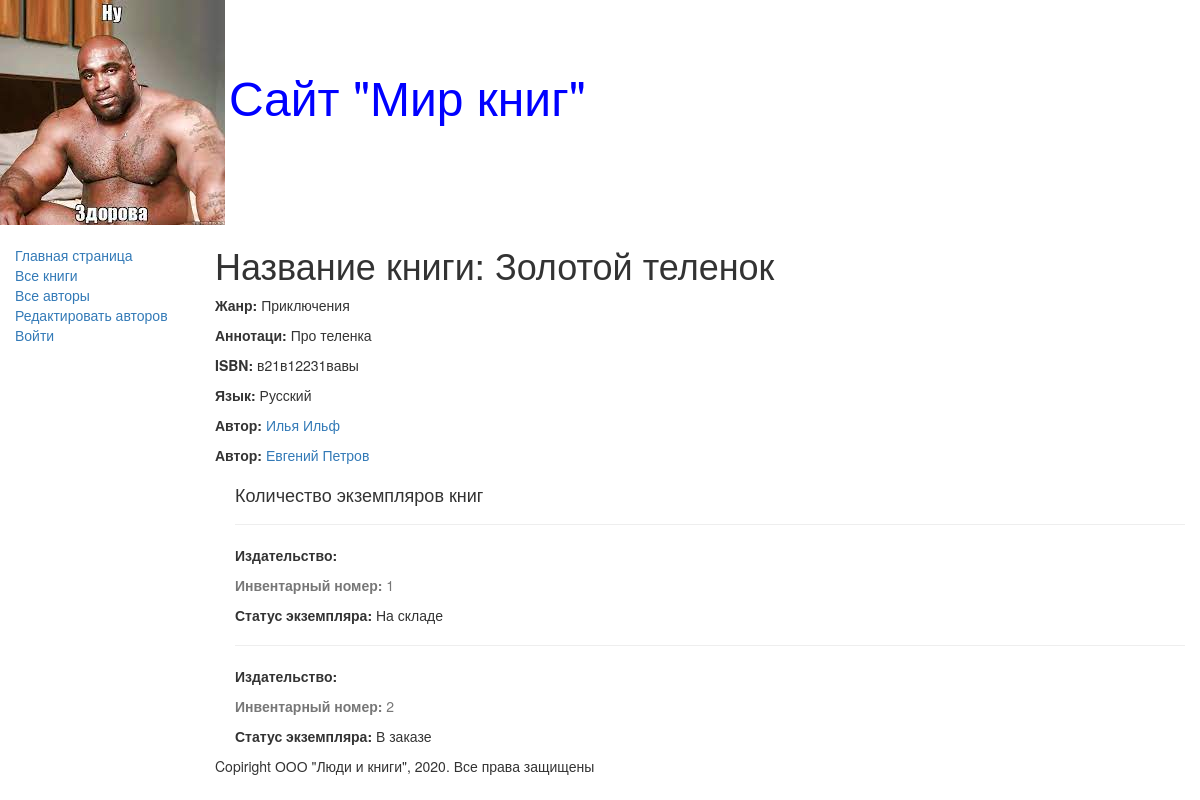
Screenshot of /books/1 with the database file from the repository.
### catalog/models.py (models this page shows, shortened)
class Book(models.Model):
    title = models.CharField(max_length=200,
                                  help_text="Введите название книги",
                                  verbose_name="Название книги")
    genre = models.ForeignKey('Genre', on_delete=models.CASCADE,
                              help_text="Выберите жанр книги",
                              verbose_name="Жанр книги", null=True)
    language = models.ForeignKey('Language', on_delete=models.CASCADE,
                                 help_text="Выберите язык книги",
                                 verbose_name="Язык книги", null=True)
    author = models.ManyToManyField('Author', help_text="Выберите автора книги",
                                    verbose_name="Автор книги")
    summary = models.TextField(max_length=1000,
                                  help_text="Введите краткое описание книги",
                                  verbose_name="Аннотация книги")
    isbn = models.CharField(max_length=13,
                                  help_text="Должно содержать 13 символов",
                                  verbose_name="ISBN книги")
    def display_author(self):
        return ', '.join([author.last_name for author in self.author.all()])
    display_author.short_description = 'Авторы'

class Genre(models.Model):
    name = models.CharField(max_length=200,
                            help_text="Введите жанр книги",
                            verbose_name="Жанр книги")
    def __str__(self):
        return self.name

class Language(models.Model):
    name = models.CharField(max_length=20,
                            help_text="Введите название книги",
                            verbose_name="Язык книги")
    def __str__(self):
        return self.name

class Author(models.Model):
    first_name = models.CharField(max_length=100,
                                  help_text="Введите имя автора",
                                  verbose_name="Имя автора")
    last_name = models.CharField(max_length=100,
                                 help_text="Введите фамилию автора",
                                 verbose_name="Фамилия автора")
    date_of_birth = models.DateField(help_text="Введите дату рождения",
                                     verbose_name="Дата рождения",
                                     null=True, blank=True)
    date_of_death = models.DateField(help_text="Введите дату смерти",
                                     verbose_name="Дата смерти",
                                     null=True, blank=True)

class BookInstance(models.Model):
    book = models.ForeignKey('Book', on_delete=models.CASCADE, null=True)
    inv_num = models.CharField(max_length=20, null=True,
                               help_text="Введите инвентарный номер экземпляра",
                               verbose_name="Инвентарный номер")
    name_print = models.CharField(max_length=200,
                               help_text="Введите издательство и год выпуска",
                               verbose_name="Издательство")
    status = models.ForeignKey('Status', on_delete=models.CASCADE,
                               null=True,
                               help_text="Изменить статус экземпляра",
                               verbose_name="Статус экземпляра книги")
    due_back = models.DateField(null=True, blank=True,
                                help_text="Введите конец срока статуса",
                                verbose_name="Дата окончания статуса")
    borrower = models.ForeignKey(User, on_delete=models.SET_NULL,
                                 null=True, blank=True,
                                 verbose_name="Заказчик",
                                 help_text='Выберите заказчика книги')

class Status(models.Model):
    name = models.CharField(max_length=20,
                            help_text="Введите статус экземпляра книги",
                            verbose_name="Статус экзмпляра книги")
    def __str__(self):
        return self.name

### catalog/views.py (the view)
# urls.py: re_path(r'^books/(?P<pk>\d+)$', views.BookDetailView.as_view(),
class BookDetailView(generic.DetailView):
    model = Book

### catalog/templates/catalog/book_detail.html (shortened to what this page needs)
{% extends "base_generic.html" %}
{% block content %}
    <h1>Название книги: {{ book.title }}</h1>
    <p><strong>Жанр: </strong>{{book.genre}}</p>
    <p><strong>Аннотаци: </strong>{{book.summary}}</p>
    <p><strong>ISBN: </strong>{{book.isbn}}</p>
    <p><strong>Язык: </strong>{{book.language}}</p>
    {% for author in book.author.all %}
        <p><strong>Автор:</strong>
            <a href="">{{author.first_name}}
                        {{author.last_name}}</a></p>
    {% endfor %}
    <div style="margin-left:20px;margin-top:20px">
        <h4>Количество экземпляров книг</h4>
        {% for copy in book.bookinstance_set.all %}
            <hr>
            <p><strong>Издательство: </strong>{{copy.nume_print}}</p>
            <p class="text-muted"><strong>Инвентарный номер: </strong>{{copy.inv_num}}</p>
            <p><strong>Статус экземпляра: </strong>{{copy.status}}</p>
        {% endfor %}
    </div>
{% endblock %}

### catalog/templates/base_generic.html (shortened to what this page needs)
<!DOCTYPE html>
<html lang="en">
<head>
    <link rel="stylesheet"
          href="https://maxcdn.bootstrapcdn.com/bootstrap/3.3.7/css/bootstrap.min.css">
    {% load static %}
    <link rel="stylesheet" href="{% static 'css/styles.css' %}">
    {% block head %}
        <img src="{% static 'images/Nu_Zdorova.jpg' %}"
        style="width:lOOpx; height:lOOpx;" align="absmiddle">
        <font size=7, color="blue">Сайт "Мир книг"</font>
    {% endblock %}
</head>
<body>
    <div class="container-fluid">
        <div class="row">
            <div class="col-sm-2">
            {% block sidebar-nav %}
            <ul class="sidebar-nav">
                <li><a href="{% url 'index' %}">Главная страница</a></li>
                <li><a href="{% url 'books' %}">Все книги</a></li>
                <li><a href="{% url 'authors' %}">Все авторы</a></li>
                <li><a href="{% url 'authors_add' %}">Редактировать авторов</a></li>
              {% if user.is_authenticated %}
                <li>Пользователь: {{ user.get_username }}</li>
                <li><a href="{% url 'my-borrowed' %}">Мои заказы</a></li>
                <li><a href="{% url 'logout' %}?next={{request.path}}">Выйти</a></li>
              {% else %}
                <li><a href="{% url 'login' %}?next={{request.path}}">Войти</a></li>
              {% endif %}
            </ul>
            {% endblock %}
            </div>
            <div class="col-sm-10">
            {% block content %}{% endblock %}
            {% block footer %}
                {% block copyright %}
                <p>Copiright ООО "Люди и книги", 2020. Все права защищены</p>
                {% endblock %}
            {% endblock %}
            </div>
        </div>
    </div>
</body>
</html>

### catalog/static/css/styles.css (style rules this page uses)
.sidebar-nav { margin-top: 20px; padding: 0; list-style: none; }

### rows the page displays
Book: title "Золотой теленок", genre "Приключения", summary "Про теленка", isbn "в21в12231вавы", language "Русский"
Author: first_name "Илья", last_name "Ильф"
Author: first_name "Евгений", last_name "Петров"
BookInstance: inv_num "1", status "На складе"
BookInstance: inv_num "2", status "В заказе"
